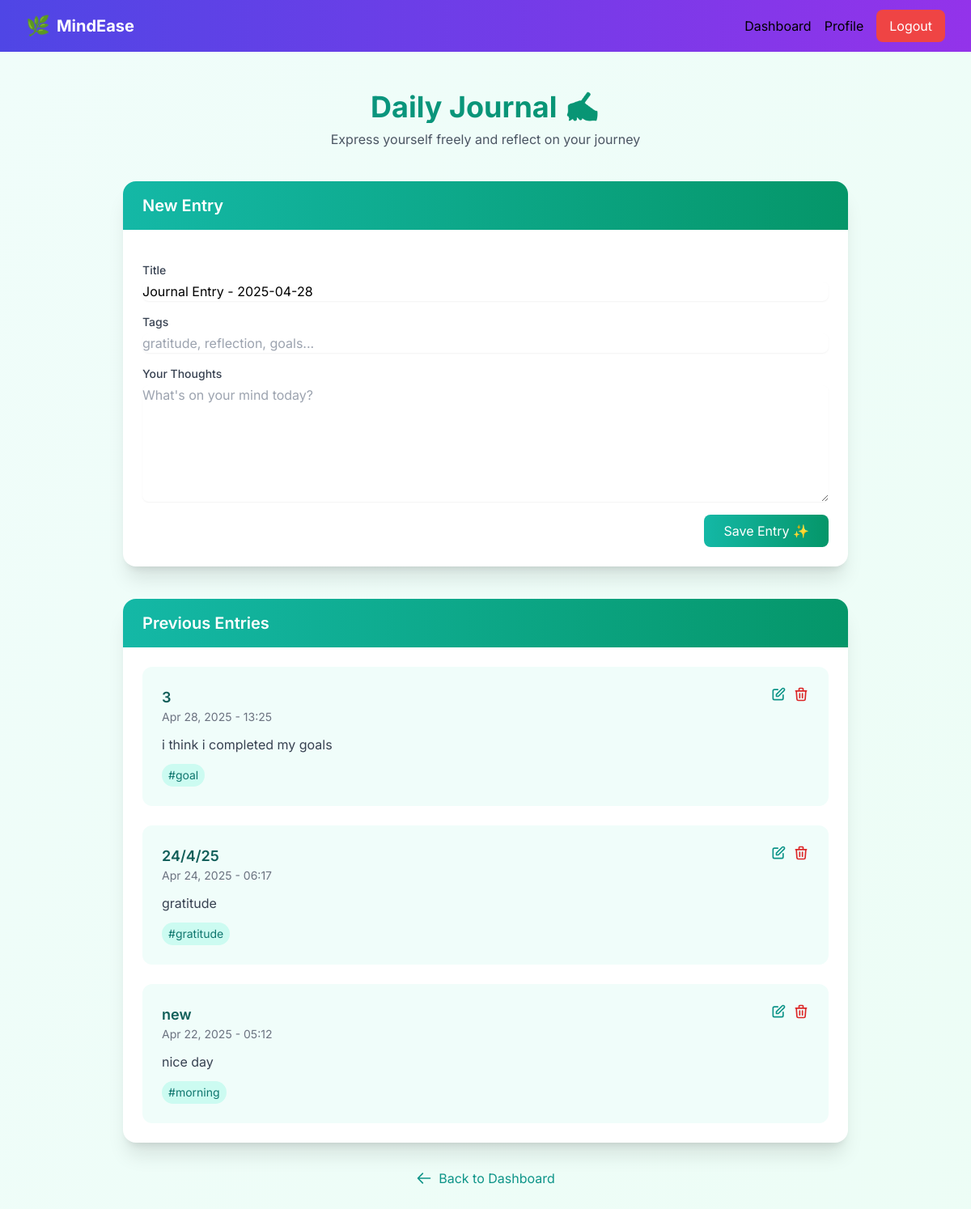
The app's page /journal/ (signed in) with its own data.
### accounts/models.py (models this page shows, shortened)
class JournalEntry(models.Model):
    user = models.ForeignKey(User, on_delete=models.CASCADE)
    title = models.CharField(max_length=200, blank=True, default="Journal Entry")  # Make title optional with default
    entry = models.TextField()
    created_at = models.DateTimeField(auto_now_add=True)
    tags = models.CharField(max_length=255, blank=True, null=True)

### accounts/views.py (the view, shortened to what this page needs)
# urls.py: path('journal/', views.journal, name='journal'),
@login_required
@require_http_methods(["GET", "POST"])
def journal(request):
    all_entries = JournalEntry.objects.filter(user=request.user).order_by("-created_at")
    today = now().date()
    return render(request, "accounts/journal.html", {
        "all_entries": all_entries,
        "today": today
    })

### accounts/templates/accounts/journal.html (shortened to what this page needs)
{% extends 'base.html' %}
{% block content %}
<div class="min-h-screen bg-gradient-to-br from-teal-50 to-emerald-50 py-12 px-4">
    <div class="max-w-4xl mx-auto">
        <div class="text-center mb-10">
            <h2 class="text-4xl font-bold text-transparent bg-clip-text bg-gradient-to-r from-teal-600 to-emerald-600">
            </h2>
            <p class="mt-2 text-gray-600">Express yourself freely and reflect on your journey</p>
        </div>
        <div class="bg-white rounded-2xl shadow-xl overflow-hidden mb-10">
            <div class="bg-gradient-to-r from-teal-500 to-emerald-600 px-6 py-4">
                <h3 class="text-xl font-semibold text-white">New Entry</h3>
            </div>
            <div class="p-6">
                <form id="journal-form" method="post" class="space-y-4">
                    <div>
                        <label for="title" class="block text-sm font-medium text-gray-700">Title</label>
                        <input
                            type="text"
                            name="title"
                            id="title"
                            placeholder="Give your entry a title..."
                            value="Journal Entry - {{ today|date:'Y-m-d' }}"
                            class="mt-1 block w-full rounded-lg border-gray-300 shadow-sm focus:border-teal-500 focus:ring focus:ring-teal-200 focus:ring-opacity-50"
                        >
                    </div>
                    <div>
                        <label for="tags" class="block text-sm font-medium text-gray-700">Tags</label>
                        <input
                            type="text"
                            name="tags"
                            id="tags"
                            placeholder="gratitude, reflection, goals..."
                            class="mt-1 block w-full rounded-lg border-gray-300 shadow-sm focus:border-teal-500 focus:ring focus:ring-teal-200 focus:ring-opacity-50"
                        >
                    </div>
                    <div>
                        <label for="entry" class="block text-sm font-medium text-gray-700">Your Thoughts</label>
                        <textarea
                            name="entry"
                            id="entry"
                            rows="6"
                            placeholder="What's on your mind today?"
                            class="mt-1 block w-full rounded-lg border-gray-300 shadow-sm focus:border-teal-500 focus:ring focus:ring-teal-200 focus:ring-opacity-50"
                        ></textarea>
                    </div>
                    <div class="flex justify-end">
                        <button type="submit" class="bg-gradient-to-r from-teal-500 to-emerald-600 text-white px-6 py-2 rounded-lg hover:opacity-90 transition-opacity focus:outline-none focus:ring-2 focus:ring-teal-500 focus:ring-opacity-50">
                            Save Entry ✨
                        </button>
                    </div>
                </form>
            </div>
        </div>
        <div class="bg-white rounded-2xl shadow-xl overflow-hidden">
            <div class="bg-gradient-to-r from-teal-500 to-emerald-600 px-6 py-4">
                <h3 class="text-xl font-semibold text-white">Previous Entries</h3>
            </div>
            <div class="p-6">
                {% if all_entries %}
                    <div class="space-y-6">
                        {% for entry in all_entries %}
                            <div class="bg-teal-50 rounded-xl p-6 hover:shadow-md transition-shadow">
                                <div class="flex justify-between items-start">
                                    <div>
                                        <h4 class="text-lg font-semibold text-teal-800">{{ entry.title }}</h4>
                                        <p class="text-sm text-gray-500">{{ entry.created_at|date:"M d, Y - H:i" }}</p>
                                    </div>
                                    <div class="flex space-x-2">
                                        <a href="{% url 'edit_journal_entry' entry.id %}" class="text-teal-600 hover:text-teal-700">
                                            <svg class="w-5 h-5" fill="none" stroke="currentColor" viewBox="0 0 24 24">
                                                <path stroke-linecap="round" stroke-linejoin="round" stroke-width="2" d="M11 5H6a2 2 0 00-2 2v11a2 2 0 002 2h11a2 2 0 002-2v-5m-1.414-9.414a2 2 0 112.828 2.828L11.828 15H9v-2.828l8.586-8.586z"/>
                                            </svg>
                                        </a>
                                        <form method="post" action="{% url 'delete_journal_entry' entry.id %}" class="inline">
                                            <button type="submit" onclick="return confirm('Are you sure?')" class="text-red-600 hover:text-red-700">
                                                <svg class="w-5 h-5" fill="none" stroke="currentColor" viewBox="0 0 24 24">
                                                    <path stroke-linecap="round" stroke-linejoin="round" stroke-width="2" d="M19 7l-.867 12.142A2 2 0 0116.138 21H7.862a2 2 0 01-1.995-1.858L5 7m5 4v6m4-6v6m1-10V4a1 1 0 00-1-1h-4a1 1 0 00-1 1v3M4 7h16"/>
                                                </svg>
                                            </button>
                                        </form>
                                    </div>
                                </div>
                                <p class="mt-3 text-gray-700">{{ entry.entry|truncatechars:200 }}</p>
                                {% if entry.tags %}
                                    <div class="mt-3 flex flex-wrap gap-2">
                                        {% for tag in entry.tags.split %}
                                            <span class="px-2 py-1 bg-teal-100 text-teal-700 rounded-full text-sm">
                                                #{{ tag }}
                                            </span>
                                        {% endfor %}
                                    </div>
                                {% endif %}
                            </div>
                        {% endfor %}
                    </div>
                {% else %}
                    <div class="text-center py-8">
                        <p class="text-gray-500">Start your journaling journey today! ✨</p>
                    </div>
                {% endif %}
            </div>
        </div>
        <div class="text-center mt-8">
            <a href="{% url 'dashboard' %}" class="inline-flex items-center text-teal-600 hover:text-teal-700">
                <svg class="w-5 h-5 mr-2" fill="none" stroke="currentColor" viewBox="0 0 24 24">
                    <path stroke-linecap="round" stroke-linejoin="round" stroke-width="2" d="M10 19l-7-7m0 0l7-7m-7 7h18"/>
                </svg>
                Back to Dashboard
            </a>
        </div>
    </div>
</div>
{% endblock %}

### templates/base.html (style rules this page uses)
body { font-family: 'Inter', sans-serif; }

### records on screen
JournalEntry: title "3", created_at "Apr 28, 2025 - 13:25", entry "i think i completed my goals", split "goal"
JournalEntry: title "24/4/25", created_at "Apr 24, 2025 - 06:17", entry "gratitude", split "gratitude"
JournalEntry: title "new", created_at "Apr 22, 2025 - 05:12", entry "nice day", split "morning"
